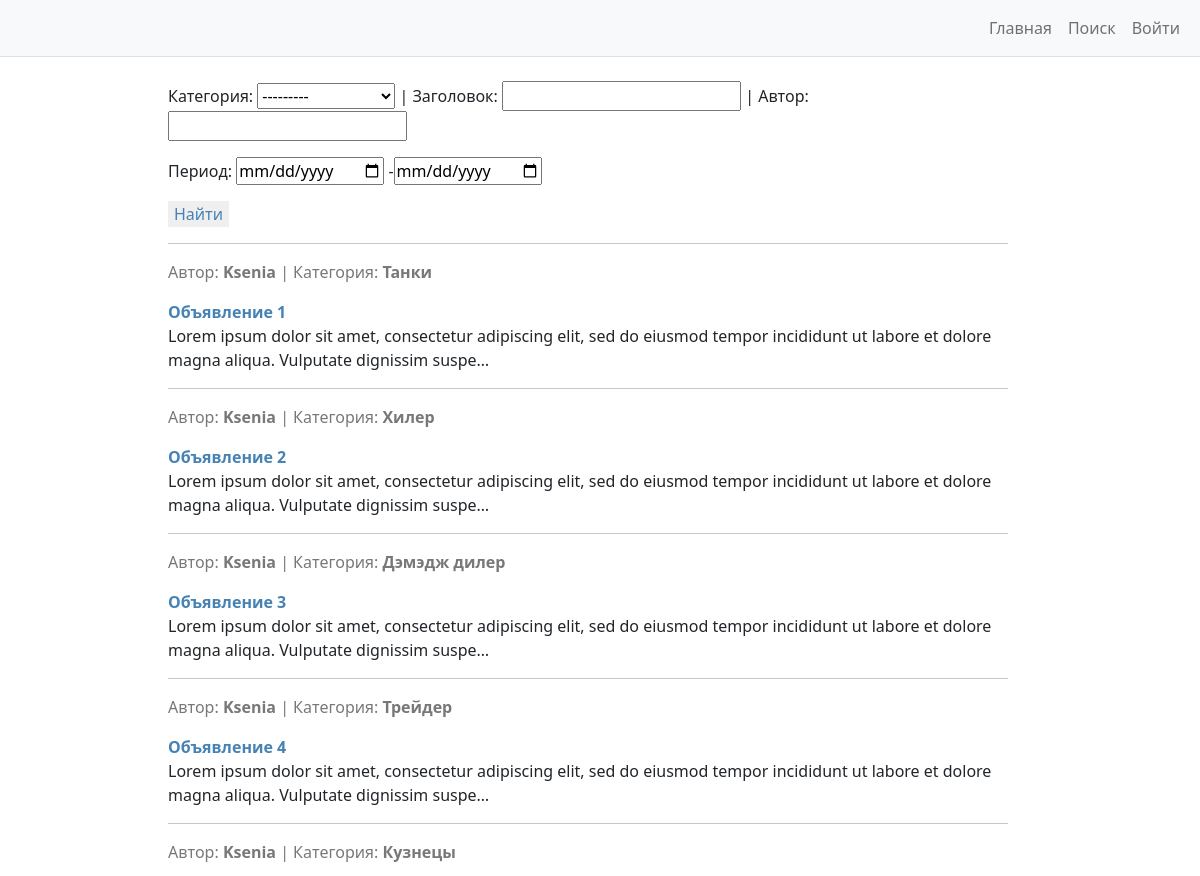
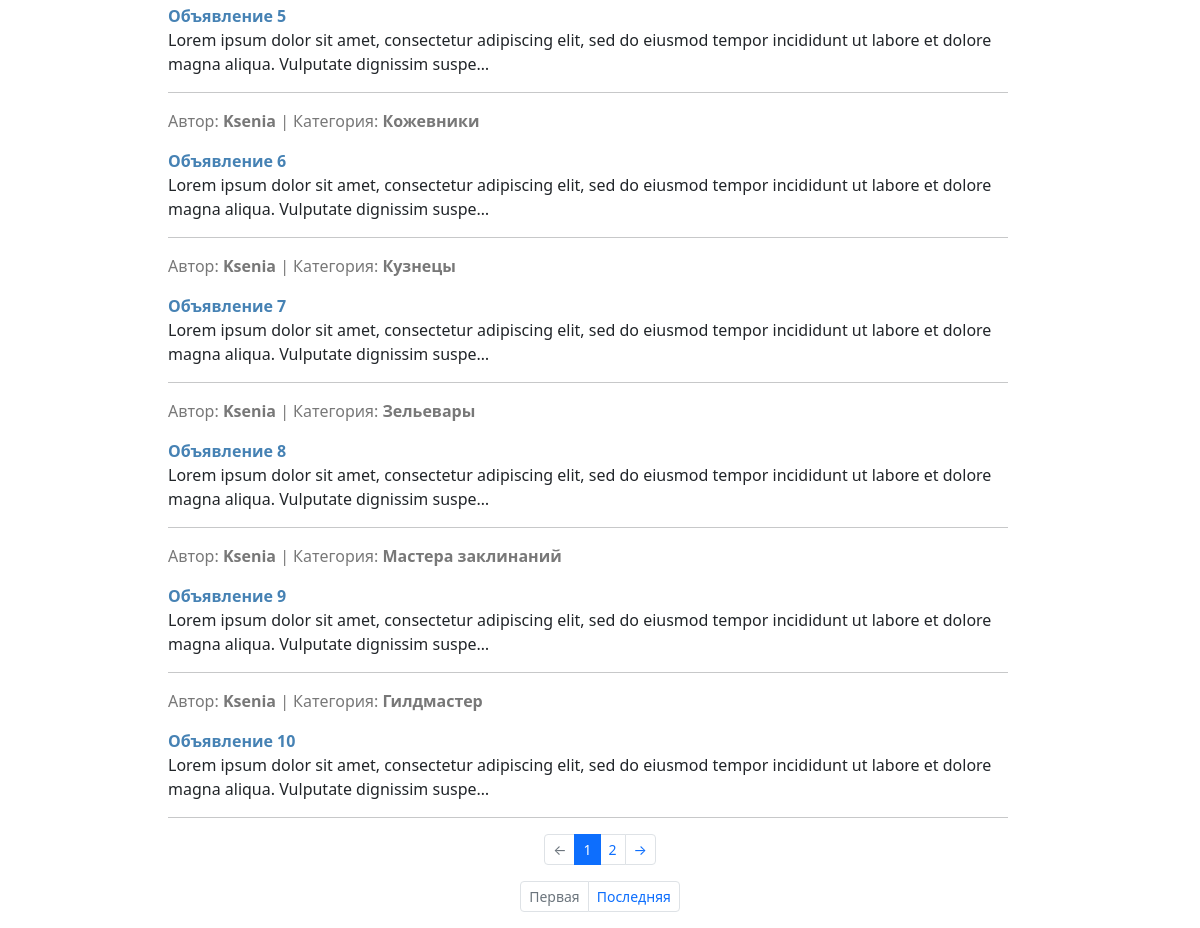
The app's page /search/ with its own data (2 pictures, top to bottom).
### advertisments/models.py (models this page shows, shortened)
class Ad(models.Model):
    pub_date = models.DateTimeField(
        auto_now_add=True
    )
    author = models.ForeignKey(
        to=User,
        on_delete=models.CASCADE,
    )
    title = models.CharField(
        max_length=255,
        help_text='До 255 символов',
    )
    category = models.CharField(
        max_length=18,
        choices=CATEGORIES,
        default=None,
    )
    content = RichTextUploadingField(
        blank=True
    )
    class Meta:
        ordering = ['pub_date']
        verbose_name = 'Объявление'
        verbose_name_plural = 'Объявления'

### advertisments/views.py (the view)
# urls.py: path('search/', AdsSearchView.as_view(), name='ads_search'),
class AdsSearchView(ListView):
    model = Ad
    template_name = 'ads_search.html'
    context_object_name = 'ads'
    paginate_by = 5
    def get_context_data(self, **kwargs):
        context = super().get_context_data()
        context['filter'] = AdsFilter(self.request.GET, queryset=self.get_queryset())
        return context

### advertisments/templatetags/advertisments_tags.py (called while the page is built)
@register.simple_tag(takes_context=True)
def url_replace(context, **kwargs):
    context_copy = context['request'].GET.copy()
    for key, value in kwargs.items():
        context_copy[key] = value
    return context_copy.urlencode()

### advertisments/templates/ads_search.html (shortened to what this page needs)
 {% extends 'base.html' %}
{% load advertisments_tags %}
{% block content %}
<div class="container-fluid" id="centerLayer">
    <br />
    <form method="GET">
        <p>
            Категория: {{ filter.form.category }} |
            Заголовок: {{ filter.form.title }} |
            Автор: {{ filter.form.author }}
        </p>
        <p>
            Период: {{ filter.form.pub_date }}
        </p>
        <p>
            <input type="submit" value="Найти" style="color: #4682B4; border: #4682B4">
        </p>
        <hr>
    </form>
    {% if ads %}
        {% for ad in filter.qs %}
            <p style="color:rgb(120, 120, 120)">
                Автор: <b>{{ ad.author }}</b> | Категория: <b>{{ ad.category }}</b>
            </p>
            <p>
                <a style="color:#4682B4" href="{% url 'ads_detail' ad.id %}"><b>{{ ad.title }}</b></a>
                <br />
                {{ ad.content|striptags|truncatechars:150 }}
            </p>
            <hr>
        {% endfor %}
    {% else %}
        <h3>К сожалению, объявлений, подходящих по данным параметрам нет.</h3>
    {% endif %}
</div>
<nav aria-label="Page navigation example">
    <ul class="pagination pagination-sm justify-content-center">
        {% if page_obj.has_previous %}
        <li class="page-item">
            <a class="page-link" href="?{% url_replace page=page_obj.previous_page_number %}">
                ←
            </a>
        </li>
        {% else %}
        <li class="page-item disabled">
            <a class="page-link" href="#">
                ←
            </a>
        </li>
        {% endif %}
        {% if page_obj.paginator.num_pages <= 5 %}
        {% for page_num in page_obj.paginator.page_range %}
        {% if page_num == page_obj.number %}
        <li class="page-item active" aria-current="page">
            <a class="page-link" href="?{% url_replace page=page_num %}">
                {{ page_num }}
            </a>
        </li>
        {% else %}
        <li class="page-item">
            <a class="page-link" href="?{% url_replace page=page_num %}">
                {{ page_num }}
            </a>
        </li>
        {% endif %}
        {% endfor %}
        {% endif %}
        {% if page_obj.has_next %}
        <li class="page-item">
            <a class="page-link" href="?{% url_replace page=page_obj.next_page_number %}">
                →
            </a>
        </li>
        {% else %}
        <li class="page-item disabled">
            <a class="page-link" href="#">
                →
            </a>
        </li>
        {% endif %}
    </ul>
</nav>
<nav aria-label="Page navigation example">
    <ul class="pagination pagination-sm justify-content-center">
        {% if page_obj.has_previous %}
        <li class="page-item">
            <a class="page-link" href="?{% url_replace page=1 %}">
                Первая
            </a>
        </li>
        {% else %}
        <li class="page-item disabled">
            <a class="page-link" href="#">
                Первая
            </a>
        </li>
        {% endif %}
        {% if page_obj.has_next %}
        <li class="page-item">
            <a class="page-link" href="?{% url_replace page=page_obj.paginator.num_pages %}">
                Последняя
            </a>
        </li>
        {% else %}
        <li class="page-item disabled">
            <a class="page-link" href="#">
                Последняя
            </a>
        </li>
        {% endif %}
    </ul>
</nav>
{% endblock content %}

### templates/base.html (style rules this page uses)
#centerLayer { margin-left: 13%; width: 72%; }
a { text-decoration: none }

### records on screen
Ad: author "Ksenia", category "Танки", title "Объявление 1", content "Lorem ipsum dolor sit amet, consectetur adipiscing elit, sed do eiusmod tempor incididunt ut labore et dolore magna aliqua. Vulputate dignissim suspe…"
Ad: author "Ksenia", category "Хилер", title "Объявление 2", content "Lorem ipsum dolor sit amet, consectetur adipiscing elit, sed do eiusmod tempor incididunt ut labore et dolore magna aliqua. Vulputate dignissim suspe…"
Ad: author "Ksenia", category "Дэмэдж дилер", title "Объявление 3", content "Lorem ipsum dolor sit amet, consectetur adipiscing elit, sed do eiusmod tempor incididunt ut labore et dolore magna aliqua. Vulputate dignissim suspe…"
Ad: author "Ksenia", category "Трейдер", title "Объявление 4", content "Lorem ipsum dolor sit amet, consectetur adipiscing elit, sed do eiusmod tempor incididunt ut labore et dolore magna aliqua. Vulputate dignissim suspe…"
Ad: author "Ksenia", category "Кузнецы", title "Объявление 5", content "Lorem ipsum dolor sit amet, consectetur adipiscing elit, sed do eiusmod tempor incididunt ut labore et dolore magna aliqua. Vulputate dignissim suspe…"
Ad: author "Ksenia", category "Кожевники", title "Объявление 6", content "Lorem ipsum dolor sit amet, consectetur adipiscing elit, sed do eiusmod tempor incididunt ut labore et dolore magna aliqua. Vulputate dignissim suspe…"
Ad: author "Ksenia", category "Кузнецы", title "Объявление 7", content "Lorem ipsum dolor sit amet, consectetur adipiscing elit, sed do eiusmod tempor incididunt ut labore et dolore magna aliqua. Vulputate dignissim suspe…"
Ad: author "Ksenia", category "Зельевары", title "Объявление 8", content "Lorem ipsum dolor sit amet, consectetur adipiscing elit, sed do eiusmod tempor incididunt ut labore et dolore magna aliqua. Vulputate dignissim suspe…"
Ad: author "Ksenia", category "Мастера заклинаний", title "Объявление 9", content "Lorem ipsum dolor sit amet, consectetur adipiscing elit, sed do eiusmod tempor incididunt ut labore et dolore magna aliqua. Vulputate dignissim suspe…"
Ad: author "Ksenia", category "Гилдмастер", title "Объявление 10", content "Lorem ipsum dolor sit amet, consectetur adipiscing elit, sed do eiusmod tempor incididunt ut labore et dolore magna aliqua. Vulputate dignissim suspe…"

### other values on screen
{{ page_num }} "1"
{{ page_num }} "2"
